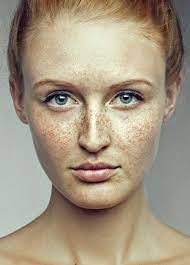
#> input picture exfoliating_and _whiten/mopi_ep.jpg, 190 x 265 px
$ python Exfoliating.py
#> lines starting #> are read from the running program, lines starting #| are printed output that depends on the picture
import cv2
from PIL import Image
from PIL import ImageEnhance
import matplotlib.pyplot as plt
import numpy as np

img = cv2.imread('mopi_ep.jpg')
#> img is the input picture: shape (265, 190, 3); mean B, G, R 130.1, 150.7, 164.5
blur = cv2.bilateralFilter(img, 9, 75, 75)

## 图像融合
alpha = 0.3
beta = 1 - alpha
gamma = 0
img_add = cv2.addWeighted(img, alpha, blur, beta, gamma)
# cv2.imwrite('img_add.jpg', img_add)
## 锐度增强
# img_add = Image.open('img_add.jpg')
img_add = Image.fromarray(img_add)
# img_add.show()
enh_sha = ImageEnhance.Sharpness(img_add)
sharpness = 1.5
image_sharped = enh_sha.enhance(sharpness)
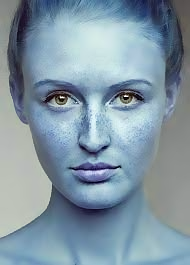
#> image_sharped: PIL image 190x265 RGB; mean R, G, B 130, 150.7, 164.4

# # 对比度增强
enh_con = ImageEnhance.Contrast(image_sharped)
contrast = 1.15
image_contrasted = enh_con.enhance(contrast)

# image_contrasted.show()
# cv2.waitKey(0)

plt.subplot(231)
plt.xlabel('img')
plt.imshow(img[..., ::-1])
plt.subplot(232)
plt.xlabel('bilatera')
plt.imshow(blur[..., ::-1])
plt.subplot(233)
plt.xlabel('img_add')
img_add = np.array(img_add)
plt.imshow(img_add[..., ::-1])
plt.subplot(234)
plt.xlabel('image_sharped')
image_sharped = np.array(image_sharped)
plt.imshow(image_sharped[..., ::-1])
plt.subplot(235)
plt.xlabel('image_contrasted')
image_contrasted = np.array(image_sharped)
plt.imshow(image_contrasted[..., ::-1])

plt.savefig('exfoliat_fliter2.jpg')
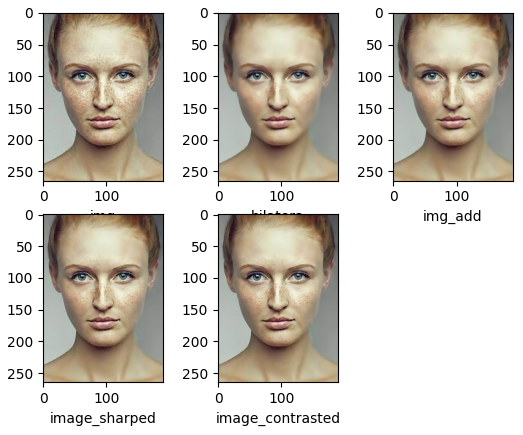
#> figure drawn by matplotlib, 5 panels
plt.show()

$ run again, with exfoliating_and _whiten/3.jpg copied over exfoliating_and _whiten/mopi_ep.jpg
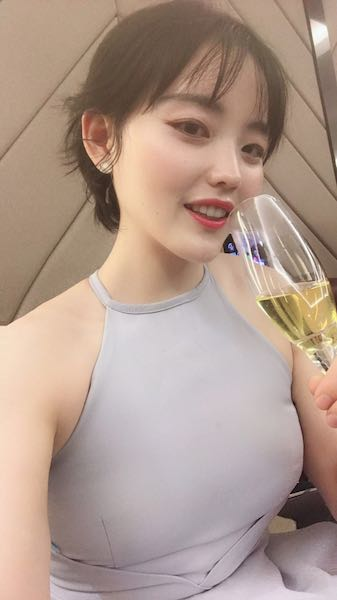
#> input picture exfoliating_and _whiten/3.jpg, 337 x 600 px
#> img is the input picture: shape (600, 337, 3); mean B, G, R 141.5, 153.7, 176.2
#> `image_sharped = enh_sha.enhance(sharpness)`:
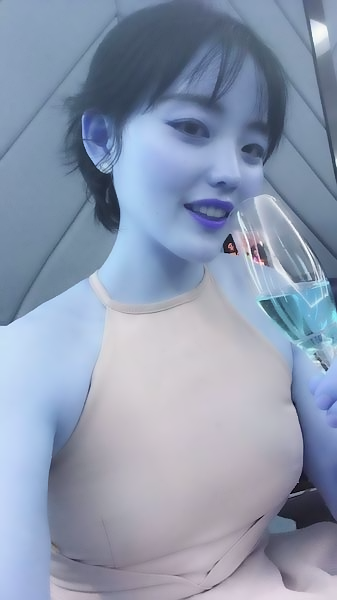
#> image_sharped: PIL image 337x600 RGB; mean R, G, B 141.5, 153.6, 176.2
